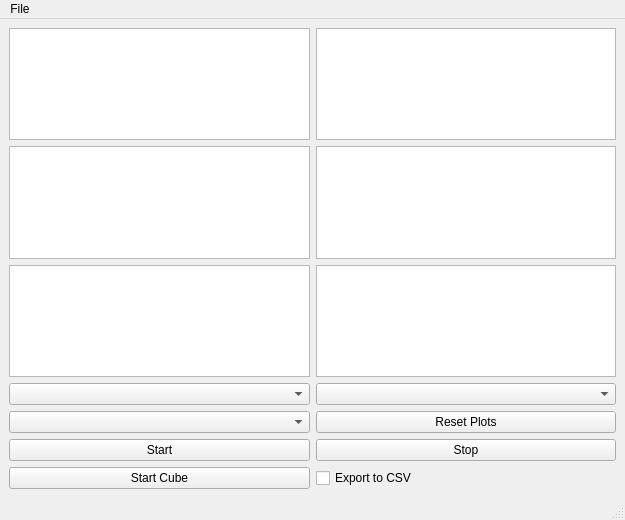
<?xml version="1.0" encoding="UTF-8"?>
<ui version="4.0">
 <class>MainWindow</class>
 <widget class="QMainWindow" name="MainWindow">
  <property name="geometry">
   <rect>
    <x>0</x>
    <y>0</y>
    <width>625</width>
    <height>520</height>
   </rect>
  </property>
  <property name="minimumSize">
   <size>
    <width>0</width>
    <height>0</height>
   </size>
  </property>
  <property name="windowTitle">
   <string>FONDEF MPU-9010 Testing</string>
  </property>
  <widget class="QWidget" name="centralwidget">
   <layout class="QGridLayout" name="gridLayout">
    <item row="3" column="2">
     <widget class="QComboBox" name="cBox_Speed"/>
    </item>
    <item row="5" column="2">
     <widget class="QPushButton" name="pButton_Stop">
      <property name="text">
       <string>Stop</string>
      </property>
     </widget>
    </item>
    <item row="3" column="0">
     <widget class="QComboBox" name="cBox_Port"/>
    </item>
    <item row="0" column="0">
     <widget class="PlotWidget" name="plt1"/>
    </item>
    <item row="1" column="2">
     <widget class="PlotWidget" name="plt5"/>
    </item>
    <item row="0" column="2">
     <widget class="PlotWidget" name="plt4"/>
    </item>
    <item row="1" column="0">
     <widget class="PlotWidget" name="plt2"/>
    </item>
    <item row="5" column="0">
     <widget class="QPushButton" name="pButton_Start">
      <property name="minimumSize">
       <size>
        <width>0</width>
        <height>0</height>
       </size>
      </property>
      <property name="text">
       <string>Start</string>
      </property>
     </widget>
    </item>
    <item row="2" column="0">
     <widget class="PlotWidget" name="plt3"/>
    </item>
    <item row="2" column="2">
     <widget class="PlotWidget" name="plt6"/>
    </item>
    <item row="7" column="0">
     <widget class="QPushButton" name="pButton_Cube">
      <property name="text">
       <string>Start Cube</string>
      </property>
     </widget>
    </item>
    <item row="7" column="2">
     <widget class="QCheckBox" name="chBox_export">
      <property name="text">
       <string>Export to CSV</string>
      </property>
     </widget>
    </item>
    <item row="4" column="0">
     <widget class="QComboBox" name="cBox_IMU"/>
    </item>
    <item row="4" column="2">
     <widget class="QPushButton" name="pButton_Reset">
      <property name="text">
       <string>Reset Plots</string>
      </property>
     </widget>
    </item>
   </layout>
  </widget>
  <widget class="QStatusBar" name="statusbar"/>
  <widget class="QMenuBar" name="menubar">
   <property name="geometry">
    <rect>
     <x>0</x>
     <y>0</y>
     <width>625</width>
     <height>22</height>
    </rect>
   </property>
   <widget class="QMenu" name="menuFile">
    <property name="title">
     <string>File</string>
    </property>
    <addaction name="actionScan_Serial_ports"/>
   </widget>
   <addaction name="menuFile"/>
  </widget>
  <action name="actionLinear_Acceleration">
   <property name="checkable">
    <bool>true</bool>
   </property>
   <property name="text">
    <string>Linear Acceleration</string>
   </property>
  </action>
  <action name="actionEuler_Rotation">
   <property name="checkable">
    <bool>true</bool>
   </property>
   <property name="text">
    <string>Euler Rotation</string>
   </property>
  </action>
  <action name="actionLinear_Acceleration_2">
   <property name="checkable">
    <bool>true</bool>
   </property>
   <property name="text">
    <string>Linear Acceleration</string>
   </property>
  </action>
  <action name="actionG_force">
   <property name="checkable">
    <bool>true</bool>
   </property>
   <property name="checked">
    <bool>true</bool>
   </property>
   <property name="text">
    <string>G force</string>
   </property>
  </action>
  <action name="actionMeters_seg_2">
   <property name="checkable">
    <bool>true</bool>
   </property>
   <property name="text">
    <string>meters/seg^2</string>
   </property>
  </action>
  <action name="actionRad_seg">
   <property name="checkable">
    <bool>true</bool>
   </property>
   <property name="checked">
    <bool>true</bool>
   </property>
   <property name="text">
    <string>Rad/seg</string>
   </property>
  </action>
  <action name="actionDeg_seg">
   <property name="checkable">
    <bool>true</bool>
   </property>
   <property name="text">
    <string>Deg/seg</string>
   </property>
  </action>
  <action name="actionYawn_Pitch_Roll">
   <property name="checkable">
    <bool>true</bool>
   </property>
   <property name="checked">
    <bool>true</bool>
   </property>
   <property name="text">
    <string>Yawn Pitch Roll</string>
   </property>
  </action>
  <action name="actionEuler_Angles">
   <property name="checkable">
    <bool>true</bool>
   </property>
   <property name="text">
    <string>Euler Angles</string>
   </property>
  </action>
  <action name="actionScan_Serial_ports">
   <property name="text">
    <string>Scan Serial ports...</string>
   </property>
  </action>
 </widget>
 <customwidgets>
  <customwidget>
   <class>PlotWidget</class>
   <extends>QGraphicsView</extends>
   <header>pyqtgraph</header>
  </customwidget>
 </customwidgets>
 <resources/>
 <connections/>
</ui>
